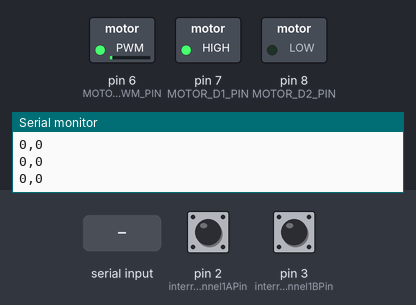
This sketch was run on a simulated Arduino Uno, built with avr-gcc and run on an emulated ATmega328P. On the bench: switched loads named in the sketch (green lamp = pin HIGH), the last lines printed to the serial monitor. The test bench sets the inputs (shaded band); at power-on: pin 2 (interruptChannel1APin) HIGH, pin 3 (interruptChannel1BPin) HIGH.

Above: at 1.2 s.
1.3 s: "90,45\n" received over Serial
At 1.8 s:
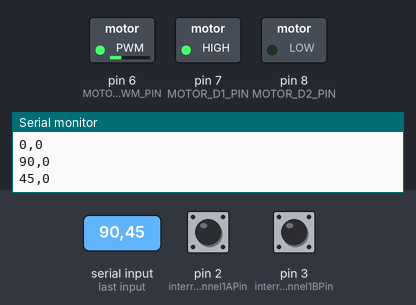
4.0 s: "30,150\n" received over Serial
At 4.9 s:
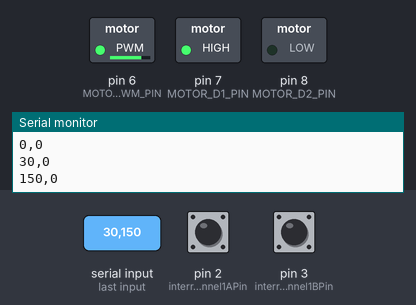
6.7 s: "200\n" received over Serial
At 7.4 s:
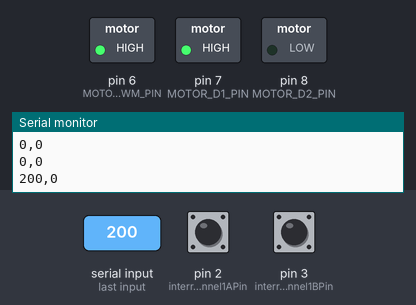
Timing chart, 0 to 9.7 s (numbered marks = the images above; inputs shaded):
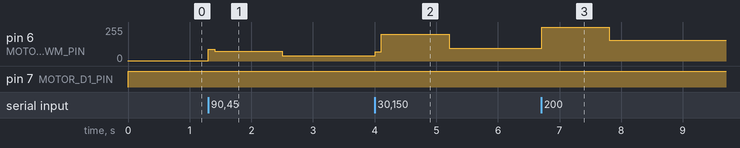

Measured:
- after the input at 1.3 s, pin 6 (MOTOR_PWM_PIN): 1/255 → 90/255 at once, → 72/255 0.10 s later, → 40/255 1.1 s later
- after the input at 4.0 s, pin 6 (MOTOR_PWM_PIN): 40/255 → 70/255 at once, → 199/255 0.10 s later, → 94/255 1.1 s later
- after the input at 6.7 s, pin 6 (MOTOR_PWM_PIN): 94/255 → 255/255 at once, → 154/255 1.1 s later

The sketch:

sketch_apr14b.ino
```cpp
#define MOTOR_D1_PIN 7
#define MOTOR_D2_PIN 8
#define MOTOR_PWM_PIN 6
int interruptChannel1APin = 2;
int interruptChannel1BPin = 3;
int delay_count = 0;
int setpoint=0;
int fb_speed = 0;

volatile int encoderCount = 0;
volatile int encoderDir = 0;
void moveForward (int speed)
{
  digitalWrite(MOTOR_D1_PIN,HIGH);
  digitalWrite(MOTOR_D2_PIN,LOW);
  analogWrite(MOTOR_PWM_PIN,speed);
}

void moveBackward (int speed)
{
  digitalWrite(MOTOR_D1_PIN,LOW);
  digitalWrite(MOTOR_D2_PIN,HIGH);
  analogWrite(MOTOR_PWM_PIN,speed);
}
void setSpeed (int speed)
{
  if (speed>0)
  {
    if(speed>255)
    {speed=255;}
    moveForward(speed);
  }
 else if (speed<0)
 {
   speed=speed*(-1);
   if (speed>255)
   {speed=255;}
   moveBackward(speed);
 }
 else
 {moveForward(1);}
}

void Timer1_initialize (int period)
{
  noInterrupts();
  TCCR1A = 0;
  TCCR1B = 0;
  TCNT1  = 0;
  OCR1A  = (16000000.0/(256.0*1000.0))*period - 1;
  TCCR1B |= (1 << WGM12);
  TCCR1B |= (1 << CS12) | (0 << CS11) | (0 << CS10);
  TIMSK1 |= (1 << OCIE1A);
  interrupts();
}

void setup()
{
  pinMode(MOTOR_D1_PIN,OUTPUT);
  pinMode(MOTOR_D2_PIN,OUTPUT);
  pinMode(MOTOR_PWM_PIN,OUTPUT);

  pinMode(interruptChannel1APin,INPUT_PULLUP);
  pinMode(interruptChannel1BPin,INPUT_PULLUP);

  attachInterrupt(digitalPinToInterrupt(interruptChannel1APin),
                 Channel1A_callback, RISING);
  attachInterrupt(digitalPinToInterrupt(interruptChannel1BPin),
                 Channel1B_callback, RISING);
  Serial.begin(9600);
  Timer1_initialize(300);
}

int errori = 0;
float kp = 1.0;
float ki = 0.3;

void loop()
{
  int error = setpoint - fb_speed;
  int pid = kp*(float)(error)+ ki*(float)(errori);
  errori += error;
  setSpeed(pid);

  Serial.print(setpoint);
  Serial.print(",");
  Serial.println(fb_speed);
  delay(100);
}
void serialEvent()
{
  setpoint = Serial.parseInt();
}

void Channel1A_callback()
{
  if (digitalRead(interruptChannel1APin)==1 &&
  digitalRead(interruptChannel1BPin)==0)
   {encoderCount++;}
}

void Channel1B_callback()
{
  if (digitalRead(interruptChannel1APin)==0 &&
  digitalRead(interruptChannel1BPin)==1)
   {encoderCount--;}
}
ISR(TIMER1_COMPA_vect)
{
  fb_speed = encoderCount;
  encoderCount = 0;
}
```
